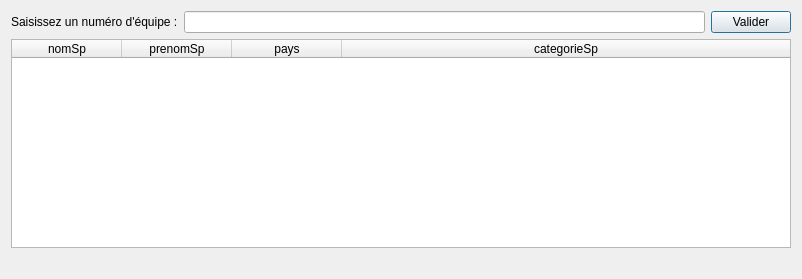
<?xml version="1.0" encoding="UTF-8"?>
<ui version="4.0">
 <class>fct_fournie_2</class>
 <widget class="QDialog" name="fct_fournie_2">
  <property name="geometry">
   <rect>
    <x>0</x>
    <y>0</y>
    <width>802</width>
    <height>279</height>
   </rect>
  </property>
  <property name="windowTitle">
   <string>Nom, prénom, pays, catégorie des sportifs d'une équipe</string>
  </property>
  <layout class="QVBoxLayout" name="verticalLayout">
   <item>
    <layout class="QHBoxLayout" name="horizontalLayout">
     <item>
      <widget class="QLabel" name="label">
       <property name="text">
        <string>Saisissez un numéro d'équipe :</string>
       </property>
      </widget>
     </item>
     <item>
      <widget class="QLineEdit" name="lineEdit"/>
     </item>
     <item>
      <widget class="QPushButton" name="pushButton">
       <property name="text">
        <string>Valider</string>
       </property>
      </widget>
     </item>
    </layout>
   </item>
   <item>
    <widget class="QTableWidget" name="table_fct_fournie_2">
     <attribute name="horizontalHeaderMinimumSectionSize">
      <number>50</number>
     </attribute>
     <attribute name="horizontalHeaderDefaultSectionSize">
      <number>110</number>
     </attribute>
     <attribute name="horizontalHeaderStretchLastSection">
      <bool>true</bool>
     </attribute>
     <attribute name="verticalHeaderVisible">
      <bool>false</bool>
     </attribute>
     <column>
      <property name="text">
       <string>nomSp</string>
      </property>
     </column>
     <column>
      <property name="text">
       <string>prenomSp</string>
      </property>
     </column>
     <column>
      <property name="text">
       <string>pays</string>
      </property>
     </column>
     <column>
      <property name="text">
       <string>categorieSp</string>
      </property>
     </column>
    </widget>
   </item>
   <item>
    <widget class="QLabel" name="label_fct_fournie_2">
     <property name="text">
      <string/>
     </property>
     <property name="alignment">
      <set>Qt::AlignCenter</set>
     </property>
    </widget>
   </item>
  </layout>
 </widget>
 <resources/>
 <connections>
  <connection>
   <sender>pushButton</sender>
   <signal>clicked()</signal>
   <receiver>fct_fournie_2</receiver>
   <slot>refreshResult()</slot>
   <hints>
    <hint type="sourcelabel">
     <x>437</x>
     <y>21</y>
    </hint>
    <hint type="destinationlabel">
     <x>91</x>
     <y>1</y>
    </hint>
   </hints>
  </connection>
 </connections>
 <slots>
  <slot>refreshResult()</slot>
 </slots>
</ui>
